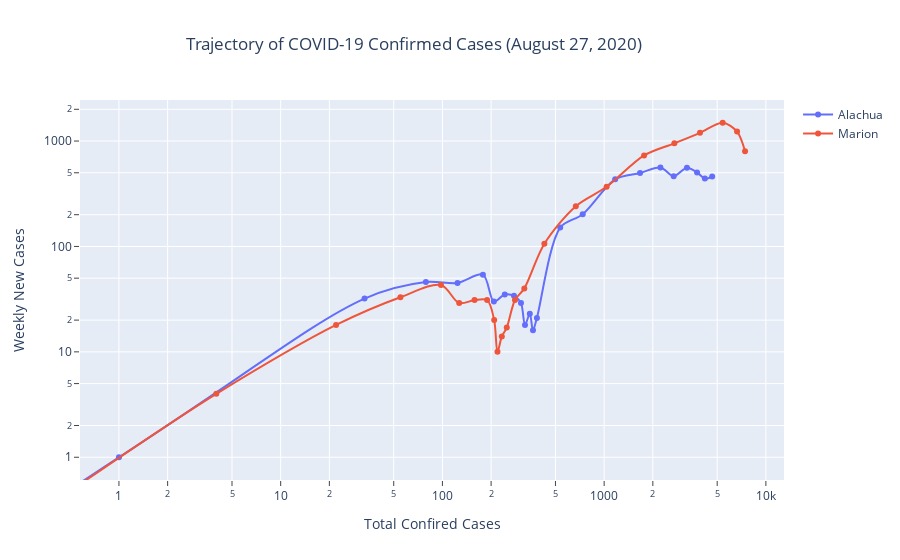

Notebook code for this chart:
### Code cell
data.trajectory()

### Figure 1 — Plotly figure (JSON) as saved in the notebook; plotly's stock layout.template omitted (floating-point values rounded to 4 significant figures)
{"data": [{"line": {"shape": "spline", "smoothing": 0.9}, "mode": "lines+markers", "name": "Alachua", "type": "scatter", "x": [0, 0, 1, 33, 79, 124, 178, 208, 243, 277, 306, 324, 347, 363, 384, 535, 737, 1170, 1667, 2228, 2692, 3251, 3755, 4195, 4655], "y": [0, 0, 1, 32, 46, 45, 54, 30, 35, 34, 29, 18, 23, 16, 21, 151, 202, 433, 497, 561, 464, 559, 504, 440, 460]}, {"line": {"shape": "spline", "smoothing": 0.9}, "mode": "lines+markers", "name": "Marion", "type": "scatter", "x": [0, 0, 0, 4, 22, 55, 98, 127, 158, 189, 209, 219, 233, 250, 281, 321, 427, 668, 1036, 1766, 2717, 3914, 5405, 6634, 7434], "y": [0, 0, 0, 4, 18, 33, 43, 29, 31, 31, 20, 10, 14, 17, 31, 40, 106, 241, 368, 730, 951, 1197, 1491, 1229, 800]}], "layout": {"title": {"text": "Trajectory of COVID-19 Confirmed Cases (August 27, 2020)", "x": 0.46, "xanchor": "center"}, "xaxis": {"ticks": "outside", "title": {"text": "Total Confired Cases"}, "type": "log"}, "yaxis": {"ticks": "outside", "title": {"text": "Weekly New Cases"}, "type": "log"}}}
